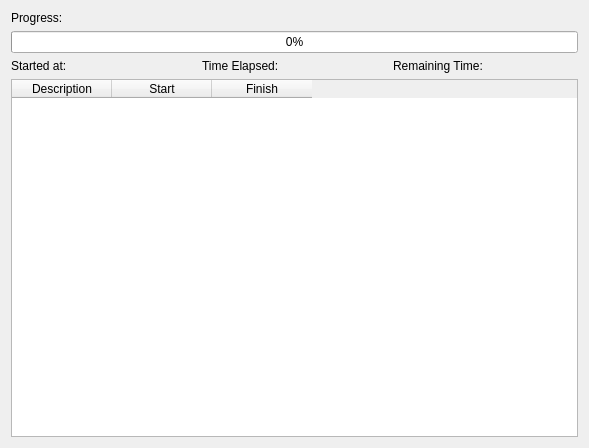
<?xml version="1.0" encoding="UTF-8"?>
<ui version="4.0">
 <class>WizardPageCreateDatabaseOperation</class>
 <widget class="QWizardPage" name="WizardPageCreateDatabaseOperation">
  <property name="geometry">
   <rect>
    <x>0</x>
    <y>0</y>
    <width>589</width>
    <height>448</height>
   </rect>
  </property>
  <property name="windowTitle">
   <string>WizardPage</string>
  </property>
  <property name="title">
   <string>Operation</string>
  </property>
  <property name="subTitle">
   <string>Database is currently beign created. Please wait...</string>
  </property>
  <layout class="QVBoxLayout" name="verticalLayout">
   <item>
    <layout class="QVBoxLayout" name="_4">
     <item>
      <widget class="QLabel" name="labelProgress">
       <property name="text">
        <string>Progress:</string>
       </property>
      </widget>
     </item>
     <item>
      <widget class="QProgressBar" name="progressBar">
       <property name="value">
        <number>0</number>
       </property>
       <property name="format">
        <string>%p%</string>
       </property>
      </widget>
     </item>
    </layout>
   </item>
   <item>
    <layout class="QHBoxLayout" name="horizontalLayout">
     <item>
      <widget class="QLabel" name="labelStartTime">
       <property name="text">
        <string>Started at:</string>
       </property>
      </widget>
     </item>
     <item>
      <widget class="QLabel" name="labelShowStartTime">
       <property name="text">
        <string/>
       </property>
      </widget>
     </item>
     <item>
      <widget class="QLabel" name="labelTimeElapsed">
       <property name="text">
        <string>Time Elapsed:</string>
       </property>
      </widget>
     </item>
     <item>
      <widget class="QLabel" name="labelShowTimeElapsed">
       <property name="text">
        <string/>
       </property>
      </widget>
     </item>
     <item>
      <widget class="QLabel" name="labelRemainingTime">
       <property name="text">
        <string>Remaining Time:</string>
       </property>
      </widget>
     </item>
     <item>
      <widget class="QLabel" name="labelShowRemainingTime">
       <property name="text">
        <string/>
       </property>
      </widget>
     </item>
    </layout>
   </item>
   <item>
    <widget class="QTableWidget" name="tableWidget">
     <property name="editTriggers">
      <set>QAbstractItemView::NoEditTriggers</set>
     </property>
     <property name="showDropIndicator" stdset="0">
      <bool>false</bool>
     </property>
     <property name="selectionMode">
      <enum>QAbstractItemView::NoSelection</enum>
     </property>
     <property name="iconSize">
      <size>
       <width>22</width>
       <height>22</height>
      </size>
     </property>
     <attribute name="horizontalHeaderCascadingSectionResizes">
      <bool>false</bool>
     </attribute>
     <attribute name="verticalHeaderVisible">
      <bool>false</bool>
     </attribute>
     <column>
      <property name="text">
       <string>Description</string>
      </property>
     </column>
     <column>
      <property name="text">
       <string>Start</string>
      </property>
     </column>
     <column>
      <property name="text">
       <string>Finish</string>
      </property>
     </column>
    </widget>
   </item>
  </layout>
 </widget>
 <resources/>
 <connections/>
</ui>
